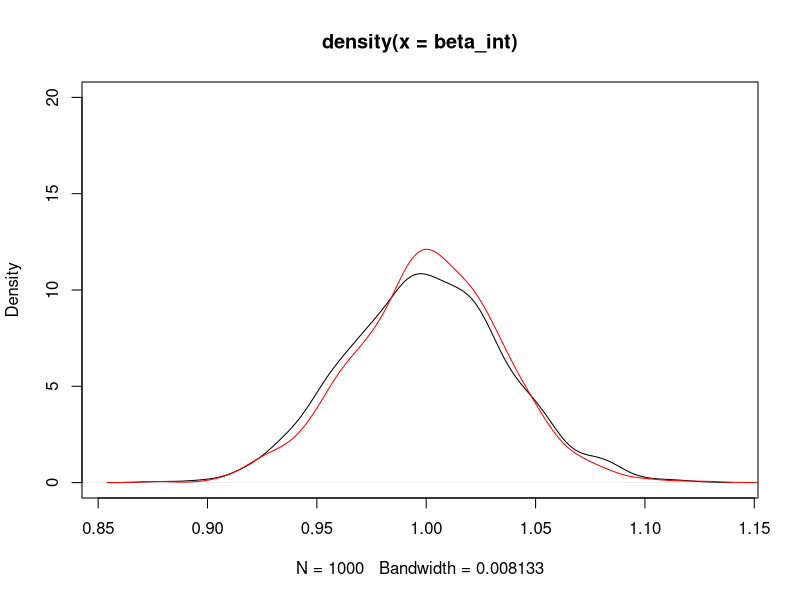

The R source for this figure:
library(mvtnorm)


##' Generate (Y, X, F_ind) such that each family has exactly two individuals
##' 
##' @param sigma_esp: standard deviation of noise epsilon
##' @param eps_cor: correlation of noise within a family
##' @param sigma_x: standard deviation of X
##' @param sigma_f: standard deviation of f
##' @param rho: correlation between X and f
##' @param beta: true linear model coefficient
##' @param K: number of families
##' 
generate_data <- function(sigma_eps = .5, eps_cor = .1, sigma_x =1, 
                          sigma_f = 1, rho = .3, beta = 1, K = 1000, seed = 123){
  set.seed(seed)
  # Compute the covariance matrix for (X_{k1}, X_{k2}, f_k)
  Sigma = rbind(c(sigma_x^2, 0,  rho * sigma_x * sigma_f), 
                c(0, sigma_x^2,  rho * sigma_x * sigma_f), 
                c(sigma_x * sigma_f * rho,  sigma_x * sigma_f * rho, sigma_f^2))
  
  # Generate X, f
  x1_x2_f = rmvnorm(K, sigma = Sigma)
  x_1 = x1_x2_f[, 1]
  x_2 = x1_x2_f[, 2]
  f = x1_x2_f[, 3]
  
  # Generate noise
  noise = rmvnorm(K, sigma = rbind( c(sigma_eps^2, sigma_eps^2 * eps_cor), c(sigma_eps^2 * eps_cor, sigma_eps^2) ))
  
  # Generate Y
  y_1 = beta * x_1 + f + noise[, 1]
  y_2 = beta * x_2 + f + noise[, 2]
  Y = c(y_1, y_2)
  X = c(x_1, x_2)
  
  F_ind = c(1:K, 1:K)
  
  return(list(Y = Y, X = X, F_ind = F_ind))
  
}

##' Compute the calibrated estimator
##' @param Y: a vector contains response variable values
##' @param X: a vector contains transmitted allele values
##' @param F_ind: family index (from 1 to K)
##' @param alpha_ext: estimate of alpha from external data
##' @param alpha_ext_var: variance of alpha from external data
##' 
calibrated_estimator <- function(Y, X, F_ind, alpha_ext, alpha_ext_var){
  
  # Number of families
  K = max(F_ind)
  # Number of individuals
  N = length(X)
  
  # Compute family size for each individual
  size_dic = rep(0, K)
  F_size = rep(0, N)
  for(i in 1:N){
    size_dic[F_ind[i]] = size_dic[F_ind[i]]  + 1
  }
  
  for(i in 1:N){
    F_size[i] = size_dic[F_ind[i]]
  }
  
  # Compute the variance and mean of X
  mu_x = mean(X)
  sigma_x = sqrt(var(X))
  
  
  # Compute the correct model for internal data
  Y_tilde = Y
  X_tilde = X
  for(i in 1:K){
    Y_tilde[ F_ind == i ] = Y_tilde[ F_ind == i ]  - mean(Y_tilde[ F_ind == i ] )
    X_tilde[ F_ind == i ] = X_tilde[ F_ind == i ]  - mean(X_tilde[ F_ind == i ] )
  }
  
  correct_int = lm(Y_tilde ~ -1 +  X_tilde)
  beta_int = summary(correct_int)$coefficients[1]
  beta_int_sd = summary(correct_int)$coefficients[2]
  
  # Compute the incorrect model for internal data
  
  alpha_int = lm(Y ~  X)$coefficients[2]
  
  # Compute the C_{22}, C_{33}, C_{23}
  
  M = max(F_size)
  
  correct_var = rep( 0 , M)
  incorrect_var = rep( 0, M)
  correct_incorrect_cov = rep( 0, M)
  
  # Consider each family size separately
  for(m in 2:M){
    
    # Only look at family of size m
    X_sub = X[F_size == m]
    resid_sub = Y[F_size == m] - alpha_int * X_sub
    
    X_tilde_sub = X_tilde[F_size == m]
    resid_tilde_sub = Y_tilde[F_size == m] - beta_int * X_tilde_sub
    
    prod = resid_sub * X_sub
    prod_tilde = resid_tilde_sub * X_tilde_sub
    
    # This is for C22
    correct_var[m] = var(tapply(prod_tilde, F_ind[F_size == m], sum))
    # This is for C33
    incorrect_var[m] = var(tapply(prod, F_ind[F_size == m], sum))
    # This is for C23
    correct_incorrect_cov[m] = cov(tapply(prod, F_ind[F_size == m], sum), tapply(prod_tilde, F_ind[F_size == m], sum) )
  }  
  
  C22 = 0
  C33 = 0
  C23 = 0
  for(i in 1:K){
    C22 = C22 + correct_var[F_size[i]]
    C33 = C33 + incorrect_var[F_size[i]]
    C23 = C23 + correct_incorrect_cov[F_size[i]]
  }
  
  C22_const =  N / ( (N - K)^2 * sigma_x^4 )
  C33_const = 1 / (N * (sigma_x^2 + mu_x^2)^2)
  
  C22 = C22 * C22_const
  C33 = C33 * C33_const
  C23 = C23 * sqrt(C22_const * C33_const)
  
  # Compute the final calibrated estimator
  beta_cal = beta_int + C23 / ( N * alpha_ext_var + C33) * (alpha_ext - alpha_int)
  beta_cal_var = (C22 - C23^2 / (N * alpha_ext_var + C33) ) / N
  return(list(beta_cal  = beta_cal, beta_cal_sd = sqrt(beta_cal_var), beta_int = beta_int))
}



# Example
n_trial = 1000
K_ext = 50000
K_int = 200

beta_int = rep(0, n_trial)
beta_cal = rep(0, n_trial)

beta_cal_sd = rep(0, n_trial)
sigma_f = 1
for(i in 1:n_trial){
  external_data = generate_data(K = K_ext, sigma_f = sigma_f, seed = i, eps_cor = 0)
  model = summary(lm(external_data$Y[1:K_ext] ~  external_data$X[1:K_ext]))
  
  ext_estimate = model$coefficients[2, 1]
  ext_var = model$coefficients[2, 2]^2
  internal_data =  generate_data(K = K_int, sigma_f = sigma_f, seed = n_trial+ i, eps_cor = 0)
  result = calibrated_estimator(internal_data$Y, internal_data$X, internal_data$F_ind, ext_estimate
                                , ext_var)
  beta_int[i] = result$beta_int
  beta_cal[i] = result$beta_cal
  beta_cal_sd[i] = result$beta_cal_sd
}

# MSE

sum( (beta_int - 1)^2)
sum( (beta_cal - 1)^2)

# Variance reduction
var(beta_int)
var(beta_cal)

1 - var(beta_cal)/var(beta_int)

# Computed sd vs true sd

sd(beta_cal)
mean(beta_cal_sd)

# Density plot
plot(density(beta_int), ylim = c(0,20))
lines(density(beta_cal), col = "red")

